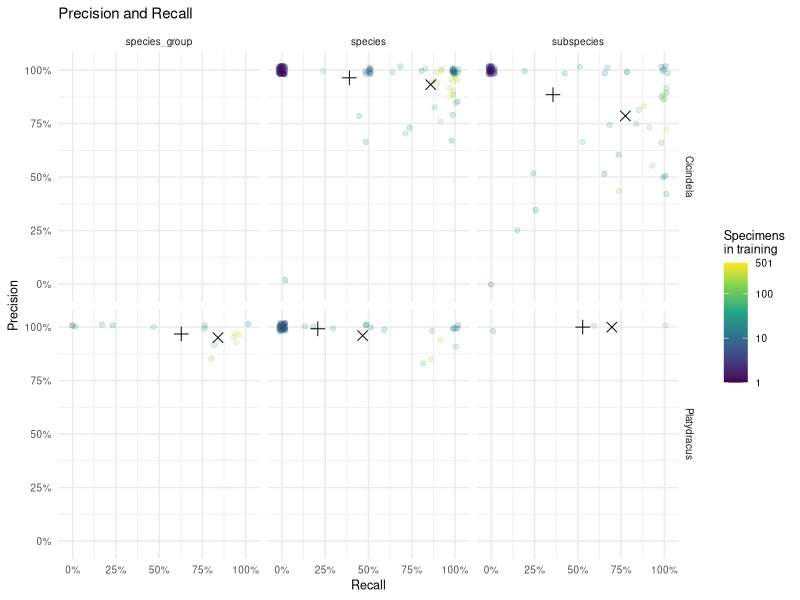
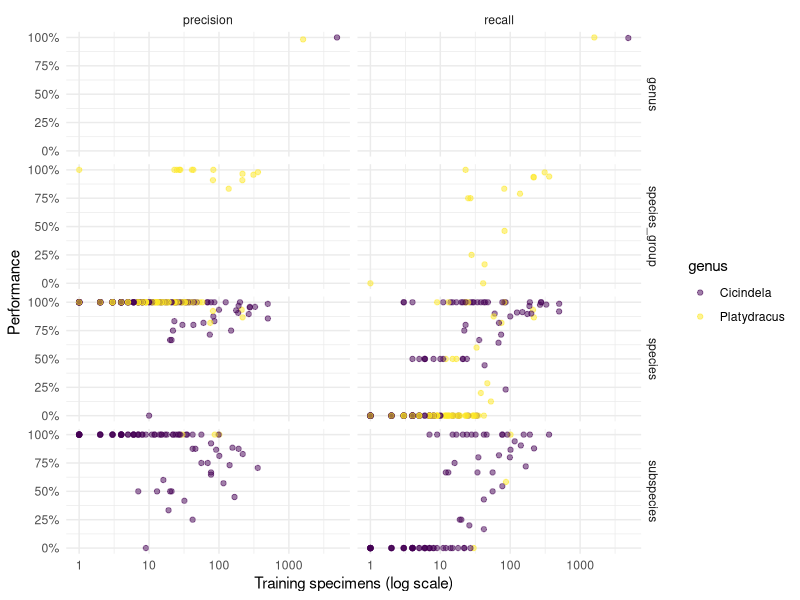
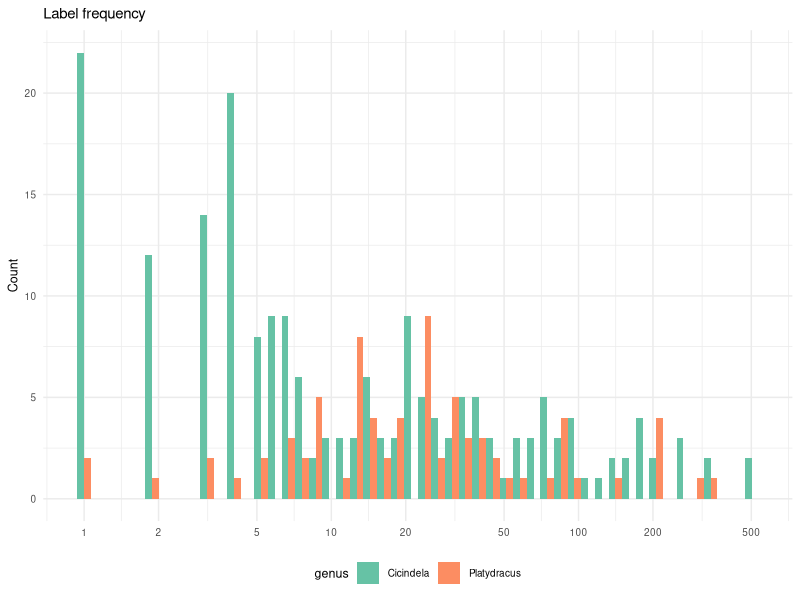
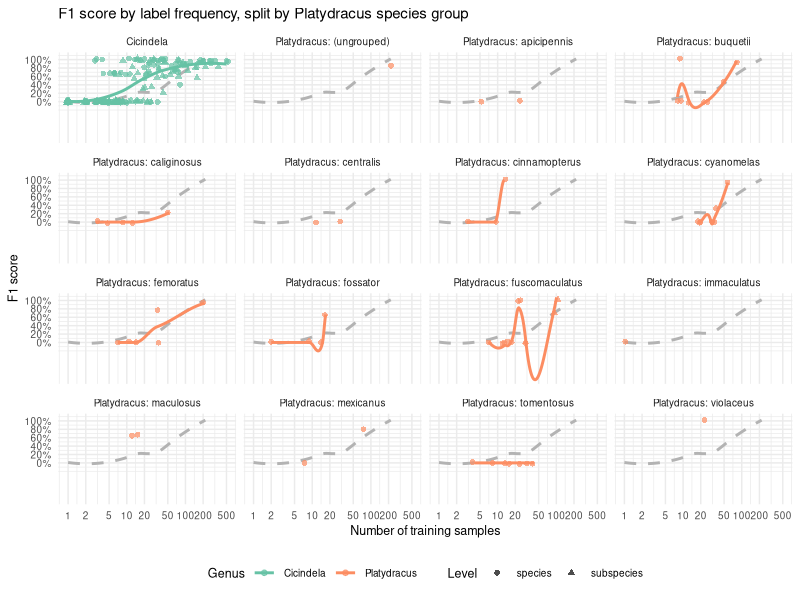
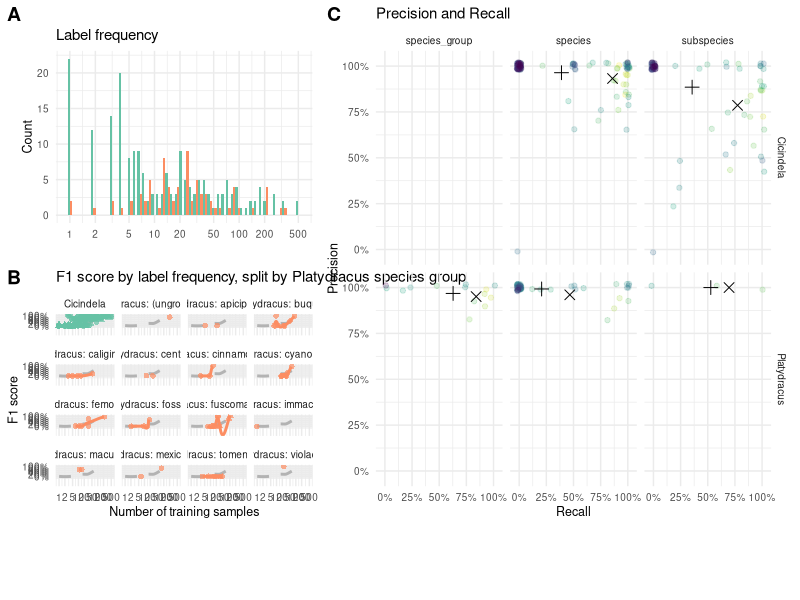
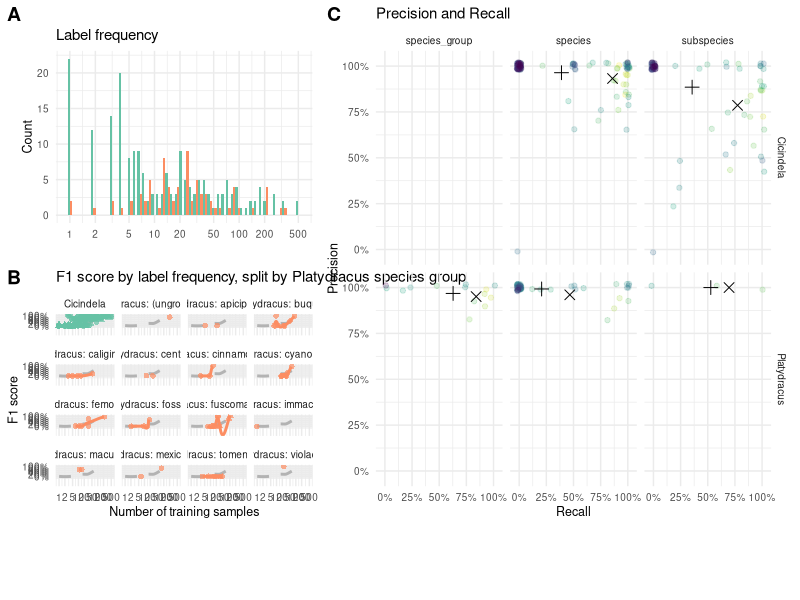
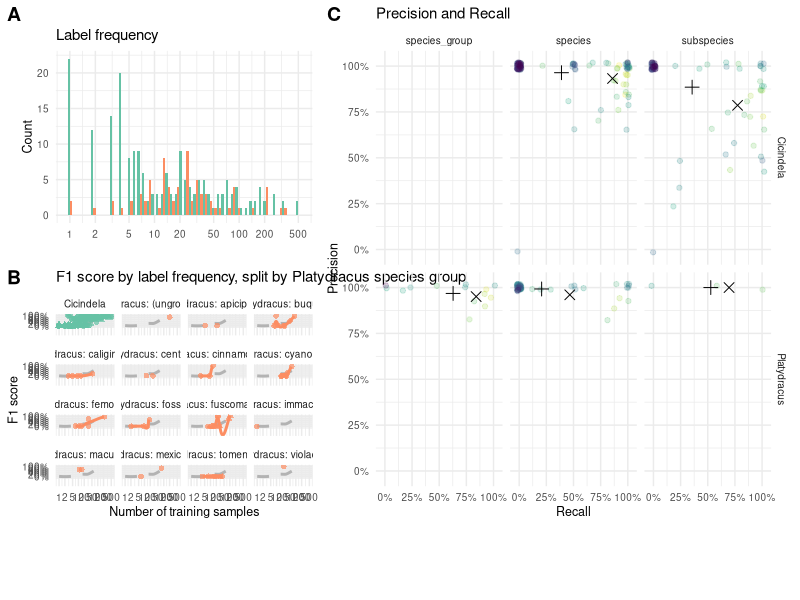

Source code (R) for these figures, in order:
## ---- chunk 1
set.seed(1324)
library(tidyverse)
library(ggthemes)
library(cowplot)
## ---- chunk 2
performance_data <- read_csv("test_results_eva02_large_patch14_448.mim_m38m_ft_in22k_in1k.csv") %>%
  mutate(
    across(starts_with('micro'), ~ .x / 100),
    taxonomic_level = case_when(
      str_detect(Term, "^[A-Z]") ~ "genus",
      str_detect(Term, "^[a-z]+group_") ~ "species_group",
      str_count(Term, "_") == 1 ~ "species",
      TRUE ~ "subspecies"
    ),
    taxonomic_level = factor(taxonomic_level, levels = c("genus", "species_group", "species", "subspecies")),
    f1 = true_positives / (true_positives + (false_positives + false_negatives) / 2)
  ) %>%
  rename(
    taxon = Term,
    precision = micro_precision,
    recall = micro_recall,
    training_specimens = N_train,
    test_specimens = N
  )

glimpse(performance_data)
## ---- chunk 3
species_groups_raw <- read_csv("./species_groups.csv", show_col_types = FALSE)

species_group_map <- species_groups_raw %>%
  mutate(
    parts = str_split(str_trim(full_taxonomy), "\\s+"),
    genus_part = map_chr(parts, 1),
    rest = map_chr(parts, ~ paste(.x[-1], collapse = "_"))
  ) %>%
  filter(genus_part == "Platydracus", rest != "") %>%
  transmute(
    taxon = paste0("platydracus_", rest),
    species_group = str_trim(species_group)
  )

# Propagate species-level group to subspecies rows that aren't listed explicitly.
species_level_map <- species_group_map %>%
  filter(str_count(taxon, "_") == 1) %>%
  rename(species_taxon = taxon, species_group_from_species = species_group)

performance_data <- performance_data %>%
  mutate(
    species_taxon = if_else(
      genus == "Platydracus" & taxonomic_level %in% c("species", "subspecies"),
      str_extract(taxon, "^platydracus_[^_]+"),
      NA_character_
    )
  ) %>%
  left_join(species_group_map, by = "taxon") %>%
  left_join(species_level_map, by = "species_taxon") %>%
  mutate(
    species_group = coalesce(species_group, species_group_from_species)
  ) %>%
  select(-species_taxon, -species_group_from_species)
## ---- chunk 4
calculate_averages <- function(data, ...) {
  data %>%
    group_by(...) %>%
    summarise(
      precision_equal = mean(precision, na.rm = TRUE),
      recall_equal = mean(recall, na.rm = TRUE),
      precision_weighted = weighted.mean(precision, training_specimens, na.rm = TRUE),
      recall_weighted = weighted.mean(recall, training_specimens, na.rm = TRUE),
      n_terms = n(),
      .groups = 'drop'
    )
}
## ---- chunk 5
summary_stats <- calculate_averages(performance_data, genus, taxonomic_level)

plot_averages <- summary_stats %>%
  select(-n_terms) %>%
  pivot_longer(cols = c(-genus, -taxonomic_level), names_to = 'metric') %>%
  mutate(
    weighted = str_detect(metric, '_weighted'),
    metric_clean = str_replace(metric, '^(.+?)_(equal|weighted)$', '\\1')
  ) %>%
  select(-metric) %>%
  pivot_wider(names_from = metric_clean, values_from = value) %>%
  mutate(
    weighting_type = if_else(weighted, "Weighted by specimens", "Equal taxa")
  )

print("Summary Statistics by Genus and Taxonomic Level:")
summary_stats
## ---- chunk 6
plot_data <- performance_data %>%
  filter(taxonomic_level != "genus") %>%
  mutate(taxonomic_level = droplevels(taxonomic_level)) %>%
  arrange(desc(training_specimens))

plot_averages_sub <- plot_averages %>%
  filter(taxonomic_level != "genus") %>%
  mutate(taxonomic_level = droplevels(taxonomic_level))
## ---- chunk 7
precision_recall_plot <- ggplot() +
  geom_jitter(
    data = plot_data,
    aes(y = precision, x = recall, color = training_specimens),
    width = 0.02,
    height = 0.02,
    alpha = 0.2
  ) +
  geom_point(
    data = plot_averages_sub,
    aes(y = precision, x = recall, shape = weighted),
    size = 3
  ) +
  scale_shape_manual(
    values = c(3, 4),
    name = 'Averaging',
    labels = c("taxa", 'specimens'),
    guide = 'none'
  ) +
  scale_color_viridis_c(
    trans = 'log10',
    name = "Specimens\nin training",
    breaks = c(1, 10, 100, max(plot_data$training_specimens))
  ) +
  scale_x_continuous(labels = scales::percent, breaks = seq(0,1,by=.25), limits=c(-0.03,1.03)) +
  scale_y_continuous(labels = scales::percent, breaks = seq(0,1,by=.25), limits=c(-0.03,1.03)) +
  ggtitle("Precision and Recall") +
  xlab("Recall") +
  ylab("Precision") +
  facet_grid(genus ~ taxonomic_level) +
  theme_minimal() +
  theme(text = element_text(size=9))

print(precision_recall_plot)
## ---- chunk 8
training_size_data <- performance_data %>%
  arrange(desc(training_specimens)) %>%
  pivot_longer(
    cols = c("precision", "recall"),
    names_to = "metric",
    values_to = "value"
  )
## ---- chunk 9
training_size_plot <- ggplot(training_size_data) +
  geom_jitter(
    aes(x = training_specimens, y = value, color = genus),
    width = 0,#0.03,
    height = 0,#0.03,
    alpha = 0.5
  ) +
  scale_x_log10() +
  scale_y_continuous(labels = scales::percent) +
  xlab("Training specimens (log scale)") +
  ylab("Performance") +
  scale_colour_viridis_d() +
  facet_grid(taxonomic_level ~ metric) +
  theme_minimal()

print(training_size_plot)
## ---- chunk 10
cat("Dataset Overview:\n")
cat(sprintf("- Total taxa analyzed: %d\n", nrow(performance_data)))

for (g in sort(unique(performance_data$genus))) {
  gdata <- performance_data %>% filter(genus == g)
  cat(sprintf("\n%s (n_terms = %d):\n", g, nrow(gdata)))
  for (lvl in c("genus", "species", "subspecies")) {
    sub <- gdata %>% filter(taxonomic_level == lvl)
    if (nrow(sub) == 0) next
    row <- summary_stats %>% filter(genus == g, taxonomic_level == lvl)
    cat(sprintf("  %-10s  n=%3d  precision (equal)=%.1f%%  recall (equal)=%.1f%%  precision (wt)=%.1f%%  recall (wt)=%.1f%%\n",
                lvl, nrow(sub),
                100 * row$precision_equal, 100 * row$recall_equal,
                100 * row$precision_weighted, 100 * row$recall_weighted))
  }
}
## ---- chunk 11
dist_plot <- ggplot(plot_data) +
  geom_histogram(
    aes(x = training_specimens, fill = genus),
    bins = 50,
    position = "dodge"
  ) +
  scale_fill_brewer(palette = "Set2") +
  scale_x_log10(breaks=c(1,2,5,10,20,50,100,200,500)) +
  ggtitle("Label frequency") +
  xlab(NULL) +
  ylab("Count") +
  theme_minimal() +
  theme(text = element_text(size=9), legend.position = "bottom")

dist_plot
## ---- chunk 12
f1_data <- plot_data %>%
  filter(taxonomic_level %in% c("species", "subspecies")) %>%
  mutate(
    panel = case_when(
      genus == "Cicindela" ~ "Cicindela",
      !is.na(species_group) ~ paste0("Platydracus: ", species_group),
      TRUE ~ "Platydracus: (ungrouped)"
    )
  )

# Baseline: Platydracus species/subspecies points, repeated in every panel.
baseline_data <- f1_data %>%
  filter(genus == "Platydracus") %>%
  select(training_specimens, f1)

f1_plot <- ggplot(f1_data, aes(x = training_specimens, y = f1)) +
  geom_smooth(
    data = baseline_data,
    aes(x = training_specimens, y = f1),
    method = "loess",
    span = 0.8,
    se = FALSE,
    color = gray(0.7),
    linetype = "dashed",
    inherit.aes = FALSE
  ) +
  geom_smooth(
    aes(color = genus),
    method = "loess",
    span = 0.8,
    se = FALSE
  ) +
  geom_jitter(
    aes(color = genus, shape = taxonomic_level),
    width = 0.03,
    height = 0.03,
    alpha = 0.7,
    size = 1.6
  ) +
  scale_x_log10(breaks = c(1, 2, 5, 10, 20, 50, 100, 200, 500)) +
  scale_y_continuous(
    labels = scales::percent,
    breaks = seq(0, 1.00, by = 0.20)
  ) +
  scale_color_brewer(palette = "Set2", name = "Genus") +
  scale_shape_discrete(name = "Level") +
  facet_wrap(~ panel, ncol = 4) +
  ggtitle("F1 score by label frequency, split by Platydracus species group") +
  xlab("Number of training samples") +
  ylab("F1 score") +
  theme_minimal() +
  theme(text = element_text(size = 9), legend.position = "bottom")

f1_plot
## ---- chunk 13
f1_data %>%
  filter(genus == "Platydracus", !is.na(species_group)) %>%
  group_by(species_group) %>%
  summarise(
    n_taxa = n(),
    median_f1 = median(f1, na.rm = TRUE),
    mean_f1 = mean(f1, na.rm = TRUE),
    median_train = median(training_specimens),
    .groups = "drop"
  ) %>%
  arrange(median_f1)
## ---- chunk 14
legend_AB <- get_legend(
  f1_plot + theme(
    legend.position = 'bottom',
    legend.box = 'vertical',
    legend.box.spacing = unit(0, 'pt'),
    legend.spacing.y = unit(-4, 'pt'),
    legend.margin = margin(0, 0, 0, 0)
  )
)
legend_C  <- get_legend(
  precision_recall_plot +
    theme(legend.position = 'bottom', legend.box = 'horizontal') +
    guides(color = guide_colorbar(barwidth = 8, barheight = 0.6))
)
## ---- chunk 15
p_AB <- cowplot::plot_grid(
  dist_plot + theme(legend.position = 'none'),
  f1_plot + theme(legend.position = 'none'),
  ncol = 1,
  labels = "AUTO",
  align = 'hv',
  axis = 'lrtb'
)

top_row <- cowplot::plot_grid(
  p_AB,
  precision_recall_plot + theme(legend.position = 'none'),
  rel_widths = c(0.8, 1.2),
  nrow = 1,
  labels = c("", "C")
)

legend_row <- cowplot::plot_grid(
  legend_AB,
  legend_C,
  rel_widths = c(0.8, 1.2),
  nrow = 1
)

p <- cowplot::plot_grid(
  top_row,
  legend_row,
  ncol = 1,
  rel_heights = c(1, 0.14)
)

p
## ---- chunk 16
ggsave(
  filename = 'taxonomy_metrics.pdf',
  plot = p,
  device = 'pdf',
  width = 11,
  height = 5,
  units = 'in',
  useDingbats = FALSE
)

ggsave(
  filename = 'taxonomy_metrics.png',
  plot = p,
  device = 'png',
  width = 11,
  height = 5,
  units = 'in',
  dpi = 300
)
## ---- chunk 17
performance_data %>%
  filter(taxon %in% c("cicindela_sylvicola", "Cicindela", "Platydracus"))
